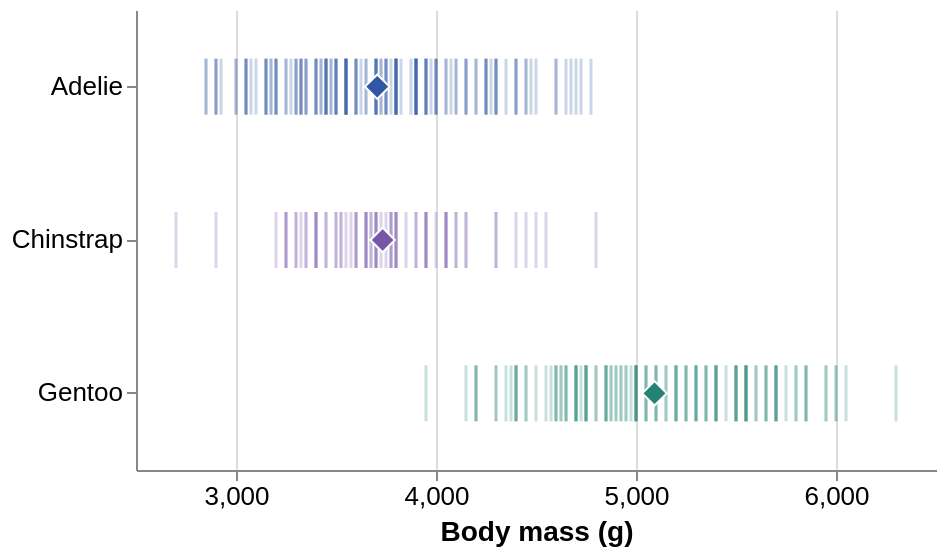

The Vega-Lite source for this figure:
### Vega-Lite specification from a JSON file in a GitHub repository (floating-point values rounded to 4 significant figures; data arrays with more than 128 entries replaced by an {"elided": "..."} marker saying what was removed)
{"$schema": "https://vega.github.io/schema/vega-lite/v6.json", "data": {"values": {"elided": "333 records"}}, "width": 400, "height": 230, "encoding": {"x": {"field": "body_mass_g", "type": "quantitative", "title": "Body mass (g)", "scale": {"domain": [2500, 6500], "zero": false}, "axis": {"format": ",.0f", "tickCount": 5}}, "y": {"field": "species", "type": "nominal", "sort": ["Adelie", "Chinstrap", "Gentoo"], "title": null}, "color": {"field": "species", "type": "nominal", "scale": {"domain": ["Adelie", "Chinstrap", "Gentoo"], "range": ["#3157a4", "#7656a6", "#258276"]}, "legend": null}}, "layer": [{"mark": {"type": "tick", "thickness": 1.5, "size": 28, "opacity": 0.25}}, {"mark": {"type": "point", "shape": "diamond", "filled": true, "size": 150, "stroke": "white", "strokeWidth": 1}, "encoding": {"x": {"field": "body_mass_g", "type": "quantitative", "title": "Body mass (g)", "scale": {"domain": [2500, 6500], "zero": false}, "axis": {"format": ",.0f", "tickCount": 5}, "aggregate": "mean"}}}], "config": {"font": "Arial", "view": {"stroke": null}, "axis": {"labelFontSize": 13, "titleFontSize": 14}, "header": {"labelFontSize": 15}, "title": {"fontSize": 16, "anchor": "start"}}}
